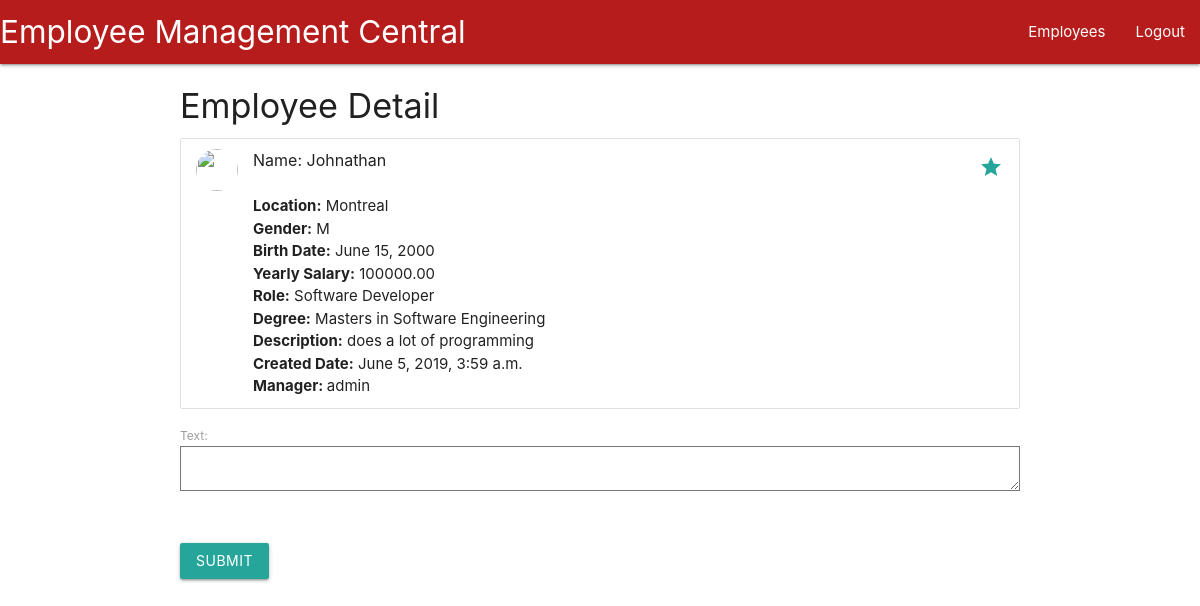
The page /employee/add_note/11/ (signed in) on the database its author committed.
### employees/models.py (models this page shows, shortened)
class Employees(models.Model):
    GENDER_CHOICES = (
        ('M', 'Male'),
        ('F', 'Female'),
    )
    name = models.CharField(max_length=256, blank=False, null=True)
    location = models.CharField(max_length=30, blank=True)
    gender = models.CharField(max_length=1, choices=GENDER_CHOICES, default=None)
    birth_date = models.DateField(null=True, blank=True)
    yearly_salary = models.DecimalField(max_digits=50, decimal_places=2)
    role = models.TextField()
    degree = models.CharField(max_length=256)
    description = models.TextField()
    created_date = models.DateTimeField(auto_now_add=True)
    manager = models.ForeignKey('auth.User', on_delete=models.CASCADE)

### employees/views.py (the view)
# urls.py: path('add_note/<int:pk>/', views.add_note_to_post, name='add_note_to_employee'),
@login_required
def add_note_to_post(request, pk):
    employee = get_object_or_404(Employees, pk=pk)
    if request.method == 'POST':
        form = forms.NoteCreateForm(request.POST)
        if form.is_valid():
            note = form.save(commit=False)
            employee = get_object_or_404(Employees, pk=pk)
            note.employee = employee
            note.save()
            return redirect('employee:employee_detail', pk=pk)
            pass
    else:
        form = forms.NoteCreateForm()
    return render(request, 'employees/notes_form.html', {'form':form, 'employees':employee})

### employees/forms.py
class NoteCreateForm(forms.ModelForm):
    class Meta():
        model = Notes
        fields = ('text',)

### employees/templates/employees/notes_form.html (shortened to what this page needs)
{% extends 'base.html' %}
    {% block body_block %}
    <div class="container">
    <h4>Employee Detail</h4>
    <ul class="collection">
        <li class="collection-item avatar">
          <img src="https://cdn2.iconfinder.com/data/icons/ios-7-icons/50/user_male2-512.png" width="60" height="60" class="circle">
          <span class="title">Name: {{employees.name}} </span>
          <p>
              <br>
            <b>Location:</b> {{employees.location}} <br>
            <b>Gender:</b> {{employees.gender}} <br>
            <b>Birth Date:</b> {{employees.birth_date}} <br>
            <b>Yearly Salary:</b> {{employees.yearly_salary}} <br>
            <b>Role:</b> {{employees.role}} <br>
            <b>Degree:</b> {{employees.degree}} <br>
            <b>Description:</b> {{employees.description}} <br>
            <b>Created Date:</b> {{employees.created_date}} <br>
            <b>Manager: </b> {{employees.manager.username}}
          </p>
          <a href="#!" class="secondary-content"><i class="material-icons">grade</i></a>
        </li>
    </ul>
    <form method="post">
        {{form}}
        <br /> <br /> <br />
        <button class="btn waves-effect waves-light" type="submit" name="action">
            Submit
        </button>
    <br> <br />
    </form>
    {% endblock %}

### rows shown on the page
Employees: name "Johnathan", location "Montreal", gender "M", birth_date "June 15, 2000", yearly_salary "100000.00", role "Software Developer", degree "Masters in Software Engineering", description "does a lot of programming", created_date "June 5, 2019, 3:59 a.m.", manager.username "admin"
